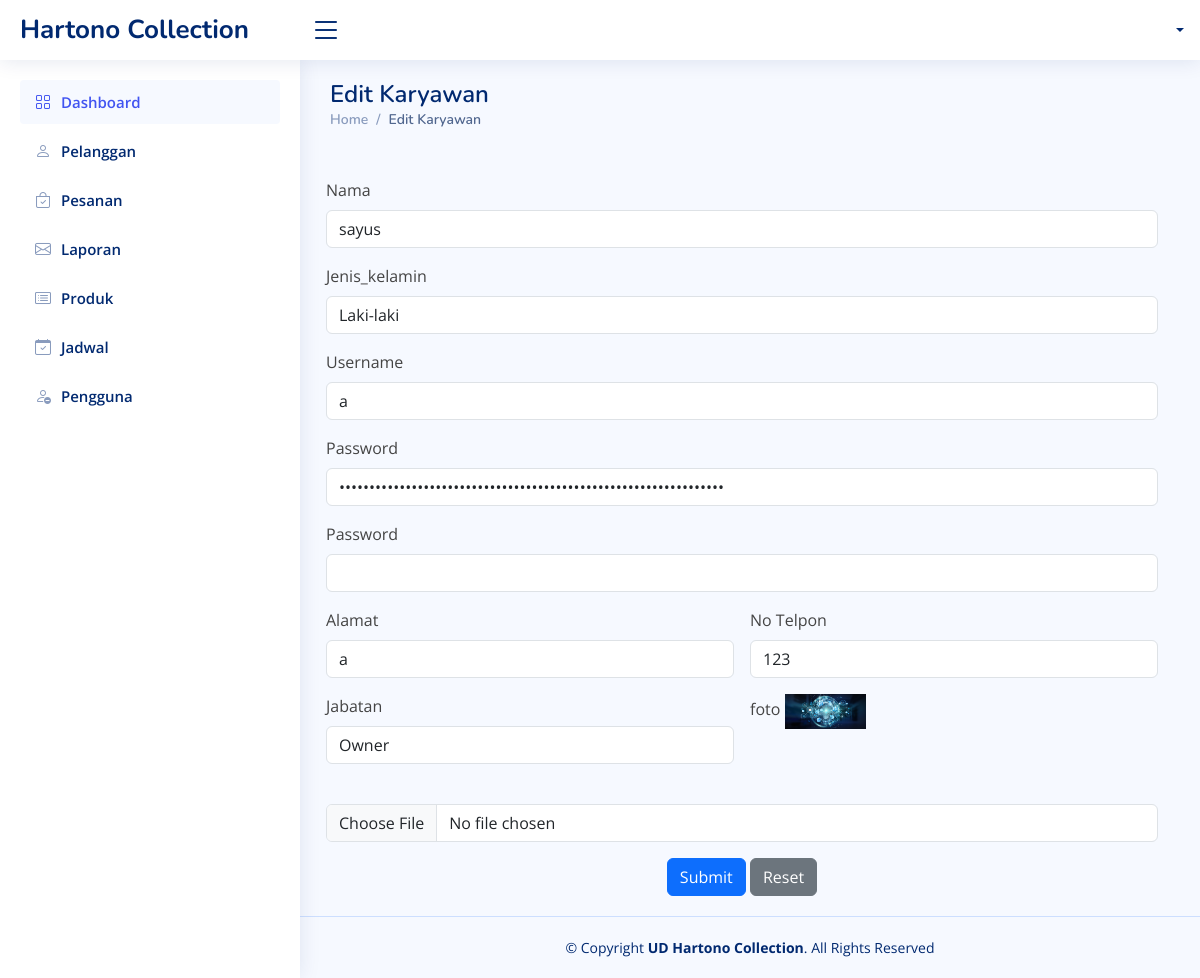
/owner/edit_karyawan.php?id=KHC001 (signed in), run on the app's committed database.
### tables this page shows
CREATE TABLE `karyawan` (
  `id` varchar(11) NOT NULL,
  `nama` varchar(255) NOT NULL,
  `jenis_kelamin` enum('Laki-laki','Perempuan') NOT NULL,
  `alamat` text DEFAULT NULL,
  `no_hp` varchar(20) DEFAULT NULL,
  `username` varchar(50) NOT NULL,
  `password` varchar(255) NOT NULL,
  `foto` varchar(255) DEFAULT NULL,
  `jabatan` varchar(50) DEFAULT NULL
);

### owner/edit_karyawan.php (the view, shortened to what this page needs)
<!DOCTYPE html>
<html lang="en">
<?php include 'root/head.php'; ?>
<body>
    <?php include 'root/navbar.php'; ?>
    <main id="main" class="main">
        <div class="pagetitle">
            <h1>Edit Karyawan</h1>
            <nav>
                <ol class="breadcrumb">
                    <li class="breadcrumb-item"><a href="index.html">Home</a></li>
                    <li class="breadcrumb-item active">Edit Karyawan</li>
                </ol>
            </nav>
        </div>
        <section class="section dashboard">
            <div class="row">
            <?php
    include('../koneksi/koneksi.php');
    if (isset($_GET['id'])) {
        $id_karyawan = $_GET['id'];
        $sqlkaryawan = "SELECT * FROM karyawan WHERE id = '$id_karyawan'";
        $resultkaryawan = $conn->query($sqlkaryawan);
        if ($resultkaryawan->num_rows > 0) {
            $rowkaryawan = $resultkaryawan->fetch_assoc();
            ?>
           <form class="row g-3" action="" method="post" enctype="multipart/form-data">
                <div class="col-md-12">
                      <label for="inputName5" class="form-label">Nama</label>
                      <input type="text" name="nama" value="<?php echo $rowkaryawan['nama']; ?>" required class="form-control" id="inputName5">
                    </div>
                    <div class="col-md-12">
                      <label for="inputName5" class="form-label">Jenis_kelamin</label>
                      <input type="text" name="jenis_kelamin" value="<?php echo $rowkaryawan['jenis_kelamin']; ?>" required class="form-control" id="inputName5">
                    </div>
                <div class="col-md-12">
                      <label for="inputName5" class="form-label">Username</label>
                      <input type="text" name="username" value="<?php echo $rowkaryawan['username']; ?>" required class="form-control" id="inputName5">
                    </div>
                    <div class="col-md-12">
                      <label for="inputEmail5" class="form-label">Password</label>
                      <input type="password" name="password" value="<?php echo $rowkaryawan['password']; ?>" required class="form-control" id="inputEmail5">
                    </div>
                    <div class="col-md-12">
                      <label for="inputEmail5" class="form-label">Password</label>
                      <input type="password_baru" name="password"   class="form-control" id="inputEmail5">
                    </div>
                    <div class="col-md-6">
                      <label for="inputEmail5" class="form-label">Alamat</label>
                      <input type="text" name="alamat" value="<?php echo $rowkaryawan['alamat']; ?>" required class="form-control" id="inputEmail5">
                    </div>
                    <div class="col-md-6">
                      <label for="inputPassword5" class="form-label">No Telpon</label>
                      <input type="text" name="no_hp" value="<?php echo $rowkaryawan['no_hp']; ?>" required class="form-control" id="inputPassword5">
                    </div>
                    <div class="col-md-6">
                      <label for="inputEmail5" class="form-label">Jabatan</label>
                      <input type="text" name="jabatan" value="<?php echo $rowkaryawan['jabatan']; ?>" required class="form-control" id="inputEmail5">
                    </div>
                     <div class="col-md-6">
                      <label for="inputPassword5" class="form-label">foto</label>
                     <img style="max-width: 20%;" src="<?php echo $rowkaryawan['foto']; ?>" alt="">
                    </div>
                    <div class="col-md-12">
                      <input type="file" name="foto"   class="form-control" id="inputPassword5">
                    </div>
                    <div class="text-center">
                      <button type="submit" class="btn btn-primary">Submit</button>
                      <button type="reset" class="btn btn-secondary">Reset</button>
                    </div>
                  </form>
              <?php
        } else {
            echo "Data karyawan tidak ditemukan.";
        }
    } else {
        echo "ID karyawan tidak valid.";
    }
    ?>
            </div>
        </section>
    </main>
    <?php include 'root/footer.php'; ?>
</body>
</html>

### owner/assets/css/style.css (style rules this page uses)
:root { scroll-behavior: smooth; }
body { font-family: "Open Sans", sans-serif; background: #f6f9ff; color: #444444; }
a { color: #4154f1; text-decoration: none; }
h1, h2, h3, h4, h5, h6 { font-family: "Nunito", sans-serif; }
#main { margin-top: 60px; padding: 20px 30px; transition: all 0.3s; }
.pagetitle { margin-bottom: 10px; }
.pagetitle h1 { font-size: 24px; margin-bottom: 0; font-weight: 600; color: #012970; }
.breadcrumb { font-size: 14px; font-family: "Nunito", sans-serif; color: #899bbd; font-weight: 600; }
.breadcrumb a { color: #899bbd; transition: 0.3s; }
.breadcrumb .breadcrumb-item::before { color: #899bbd; }
.breadcrumb .active { color: #51678f; font-weight: 600; }
@media (min-width: 1200px) { #main, #footer { margin-left: 300px; } }

### data on the page
karyawan: nama "sayus", jenis_kelamin "Laki-laki", username "a", alamat "a", no_hp "123", jabatan "Owner", foto (picture)
